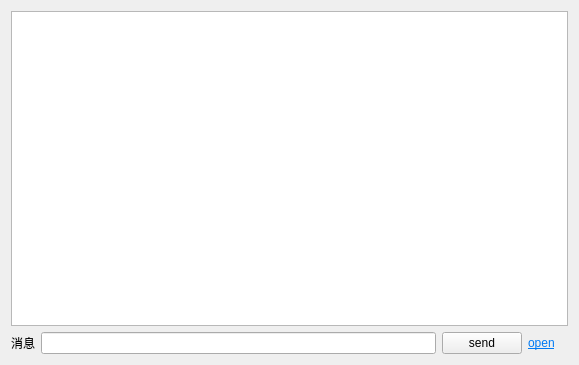
<?xml version="1.0" encoding="UTF-8"?>
<ui version="4.0">
 <class>ClientChatWidget</class>
 <widget class="QWidget" name="ClientChatWidget">
  <property name="geometry">
   <rect>
    <x>0</x>
    <y>0</y>
    <width>579</width>
    <height>365</height>
   </rect>
  </property>
  <property name="windowTitle">
   <string>Form</string>
  </property>
  <layout class="QVBoxLayout" name="verticalLayout">
   <item>
    <widget class="QListWidget" name="lstMessage"/>
   </item>
   <item>
    <layout class="QHBoxLayout" name="wdgSend">
     <item>
      <widget class="QLabel" name="label">
       <property name="text">
        <string>消息</string>
       </property>
      </widget>
     </item>
     <item>
      <widget class="QLineEdit" name="lnMessage"/>
     </item>
     <item>
      <widget class="QPushButton" name="btnSend">
       <property name="text">
        <string>send</string>
       </property>
      </widget>
     </item>
     <item>
      <widget class="QLabel" name="lblOpenFolder">
       <property name="text">
        <string>&lt;html&gt;&lt;head/&gt;&lt;body&gt;&lt;p&gt;&lt;a href=&quot;#&quot;&gt;&lt;span style=&quot; text-decoration: underline; color:#007af4;&quot;&gt;open&lt;/span&gt;&lt;/a&gt;&lt;/p&gt;&lt;/body&gt;&lt;/html&gt;</string>
       </property>
       <property name="textFormat">
        <enum>Qt::RichText</enum>
       </property>
      </widget>
     </item>
     <item>
      <widget class="QLabel" name="label_2">
       <property name="text">
        <string/>
       </property>
      </widget>
     </item>
    </layout>
   </item>
  </layout>
 </widget>
 <resources/>
 <connections/>
</ui>
